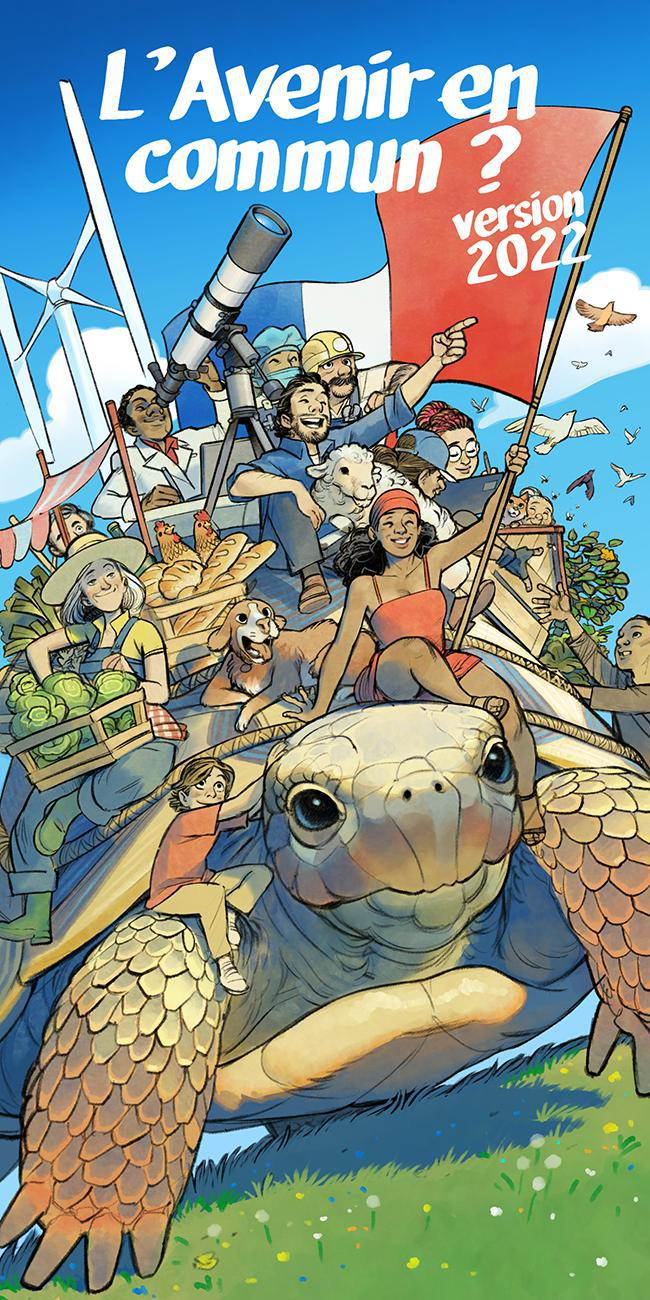
#> input picture pages/1-large.jpg, 650 x 1300 px; its folder holds only this picture in this run
$ python cv.py   (older library calls are emulated)
#> lines starting #> are read from the running program, lines starting #| are printed output that depends on the picture
from PIL import Image
for i in range(59):
    #img = Image.open("img/jlm_%02d.jpg" % i)
    img = Image.open('pages/{p}-large.jpg'.format(p=i+1))
#> img is the input picture: PIL image 650x1300 RGB; mean R, G, B 129.8, 145.8, 138.6
    img.save('pages/{p}.jpg'.format(p=i+1),'jpeg')
    img.thumbnail((50,100),Image.ANTIALIAS)
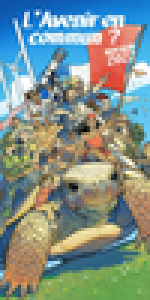
#> img: PIL image 50x100 RGB (shown 3 times larger); mean R, G, B 129.8, 145.8, 138.6
#> (the run stopped early here; a loop or call above may not have finished)
